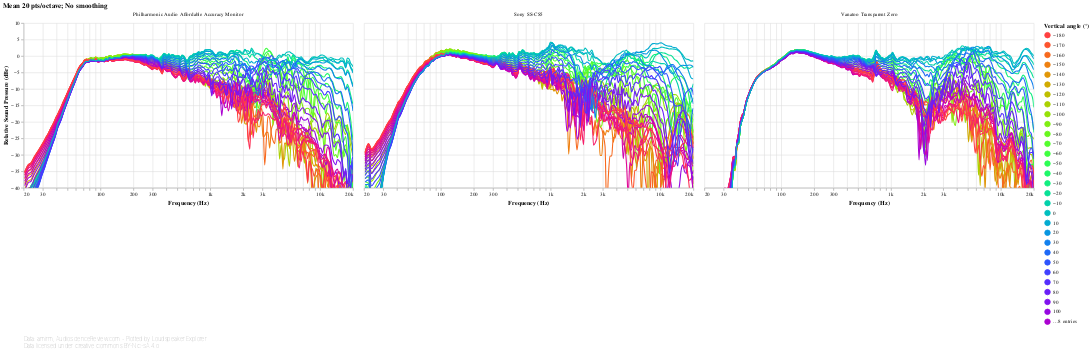

The cell this chart's notebook holds for it:
### Code cell
#@markdown
off_axis_angles_chart('Vertical')

### Figure 1 — Vega-Lite specification as saved in the notebook (floating-point values rounded to 4 significant figures; data arrays with more than 128 entries replaced by an {"elided": "..."} marker saying what was removed)
{"config": {"view": {"continuousWidth": 400, "continuousHeight": 300, "opacity": 0}}, "vconcat": [{"data": {"name": "data-d7f260558f2eb9eec6cdafd9f130917c"}, "facet": {"type": "nominal", "field": "speaker", "title": null}, "spec": {"layer": [{"mark": {"type": "line", "clip": true, "interpolate": "monotone"}, "encoding": {"opacity": {"condition": {"value": 1, "selection": "selector021"}, "value": 0.2}}, "selection": {"selector021": {"type": "multi", "encodings": ["color"], "bind": "legend"}, "selector023": {"type": "interval", "bind": "scales", "encodings": ["x", "y"]}, "selector024": {"type": "single", "fields": ["angle"], "bind": {"input": "range", "max": 180, "min": -170, "name": "Vertical angle selector (°)", "step": 10}, "clear": "dblclick"}, "selector025": {"type": "single", "fields": ["speaker"], "bind": {"input": "select", "options": [null, "Philharmonic Audio Affordable Accuracy Monitor", "Sony SS-CS5", "Vanatoo Transparent Zero"], "labels": ["All", "Philharmonic Audio Affordable Accuracy Monitor", "Sony SS-CS5", "Vanatoo Transparent Zero"], "name": "Speaker: "}}}, "title": {"text": "Mean 20 pts/octave; No smoothing", "anchor": "start"}}, {"mark": {"type": "circle", "clip": true, "size": 100}, "encoding": {"fillOpacity": {"condition": {"value": 0.3, "selection": "selector022"}, "value": 0}}, "selection": {"selector022": {"type": "single", "on": "mouseover", "clear": "mouseout", "empty": "none", "encodings": ["x", "y"]}}, "title": {"text": "Mean 20 pts/octave; No smoothing", "anchor": "start"}}], "encoding": {"color": {"type": "quantitative", "field": "angle", "legend": {"gradientLength": 300, "type": "gradient", "values": [-180, -170, -160, -150, -140, -130, -120, -110, -100, -90, -80, -70, -60, -50, -40, -30, -20, -10, 0, 10, 20, 30, 40, 50, 60, 70, 80, 90, 100, 110, 120, 130, 140, 150, 160, 170, 180]}, "scale": {"domain": [-180, 180], "scheme": "sinebow"}, "title": "Vertical angle (°)"}, "tooltip": [{"type": "nominal", "field": "key", "title": "Vertical angle (°)"}, {"type": "quantitative", "field": "frequency", "format": ".03s", "title": "Frequency (Hz)"}, {"type": "quantitative", "field": "value", "format": ".2f", "title": "Value (dB)"}], "x": {"type": "quantitative", "axis": {"format": "s"}, "field": "frequency", "scale": {"base": 10, "domain": [20, 20000], "nice": false, "type": "log"}, "title": "Frequency (Hz)"}, "y": {"type": "quantitative", "axis": {"grid": true}, "field": "value", "scale": {"domain": [-40, 10]}, "title": ["Relative Sound Pressure (dBr)"]}}, "height": 300, "transform": [{"flatten": ["frequency", "-100", "-10", "-110", "-120", "-130", "-140", "-150", "-160", "-170", "-20", "-30", "-40", "-50", "-60", "-70", "-80", "-90", "+100", "+10", "+110", "+120", "+130", "+140", "+150", "+160", "+170", "+180", "+20", "+30", "+40", "+50", "+60", "+70", "+80", "+90", "+0"]}, {"fold": ["-100", "-10", "-110", "-120", "-130", "-140", "-150", "-160", "-170", "-20", "-30", "-40", "-50", "-60", "-70", "-80", "-90", "+100", "+10", "+110", "+120", "+130", "+140", "+150", "+160", "+170", "+180", "+20", "+30", "+40", "+50", "+60", "+70", "+80", "+90", "+0"]}, {"calculate": "toNumber(datum.key)", "as": "angle"}, {"filter": {"selection": "selector024"}}], "width": 600}, "title": {"text": "Mean 20 pts/octave; No smoothing", "anchor": "start"}, "transform": [{"filter": {"selection": "selector025"}}]}, {"mark": "text", "height": 1, "title": {"text": ["Data: amirm, AudioScienceReview.com - Plotted by Loudspeaker Explorer", "Data licensed under Creative Commons BY-NC-SA 4.0"], "anchor": "start", "color": "gray", "fontSize": 10, "fontWeight": "lighter"}, "width": 600}], "resolve": {"legend": {"color": "independent"}}, "$schema": "https://vega.github.io/schema/vega-lite/v4.8.1.json", "datasets": {"data-d7f260558f2eb9eec6cdafd9f130917c": [{"speaker": "Philharmonic Audio Affordable Accuracy Monitor", "frequency": {"elided": "194 float values"}, "-100": {"elided": "194 float values"}, "-10": {"elided": "194 float values"}, "-110": {"elided": "194 float values"}, "-120": {"elided": "194 float values"}, "-130": {"elided": "194 float values"}, "-140": {"elided": "194 float values"}, "-150": {"elided": "194 float values"}, "-160": {"elided": "194 float values"}, "-170": {"elided": "194 float values"}, "-20": {"elided": "194 float values"}, "-30": {"elided": "194 float values"}, "-40": {"elided": "194 float values"}, "-50": {"elided": "194 float values"}, "-60": {"elided": "194 float values"}, "-70": {"elided": "194 float values"}, "-80": {"elided": "194 float values"}, "-90": {"elided": "194 float values"}, "+100": {"elided": "194 float values"}, "+10": {"elided": "194 float values"}, "+110": {"elided": "194 float values"}, "+120": {"elided": "194 float values"}, "+130": {"elided": "194 float values"}, "+140": {"elided": "194 float values"}, "+150": {"elided": "194 float values"}, "+160": {"elided": "194 float values"}, "+170": {"elided": "194 float values"}, "+180": {"elided": "194 float values"}, "+20": {"elided": "194 float values"}, "+30": {"elided": "194 float values"}, "+40": {"elided": "194 float values"}, "+50": {"elided": "194 float values"}, "+60": {"elided": "194 float values"}, "+70": {"elided": "194 float values"}, "+80": {"elided": "194 float values"}, "+90": {"elided": "194 float values"}, "+0": {"elided": "194 float values"}}, {"speaker": "Sony SS-CS5", "frequency": {"elided": "194 float values"}, "-100": {"elided": "194 float values"}, "-10": {"elided": "194 float values"}, "-110": {"elided": "194 float values"}, "-120": {"elided": "194 float values"}, "-130": {"elided": "194 float values"}, "-140": {"elided": "194 float values"}, "-150": {"elided": "194 float values"}, "-160": {"elided": "194 float values"}, "-170": {"elided": "194 float values"}, "-20": {"elided": "194 float values"}, "-30": {"elided": "194 float values"}, "-40": {"elided": "194 float values"}, "-50": {"elided": "194 float values"}, "-60": {"elided": "194 float values"}, "-70": {"elided": "194 float values"}, "-80": {"elided": "194 float values"}, "-90": {"elided": "194 float values"}, "+100": {"elided": "194 float values"}, "+10": {"elided": "194 float values"}, "+110": {"elided": "194 float values"}, "+120": {"elided": "194 float values"}, "+130": {"elided": "194 float values"}, "+140": {"elided": "194 float values"}, "+150": {"elided": "194 float values"}, "+160": {"elided": "194 float values"}, "+170": {"elided": "194 float values"}, "+180": {"elided": "194 float values"}, "+20": {"elided": "194 float values"}, "+30": {"elided": "194 float values"}, "+40": {"elided": "194 float values"}, "+50": {"elided": "194 float values"}, "+60": {"elided": "194 float values"}, "+70": {"elided": "194 float values"}, "+80": {"elided": "194 float values"}, "+90": {"elided": "194 float values"}, "+0": {"elided": "194 float values"}}, {"speaker": "Vanatoo Transparent Zero", "frequency": {"elided": "194 float values"}, "-100": {"elided": "194 float values"}, "-10": {"elided": "194 float values"}, "-110": {"elided": "194 float values"}, "-120": {"elided": "194 float values"}, "-130": {"elided": "194 float values"}, "-140": {"elided": "194 float values"}, "-150": {"elided": "194 float values"}, "-160": {"elided": "194 float values"}, "-170": {"elided": "194 float values"}, "-20": {"elided": "194 float values"}, "-30": {"elided": "194 float values"}, "-40": {"elided": "194 float values"}, "-50": {"elided": "194 float values"}, "-60": {"elided": "194 float values"}, "-70": {"elided": "194 float values"}, "-80": {"elided": "194 float values"}, "-90": {"elided": "194 float values"}, "+100": {"elided": "194 float values"}, "+10": {"elided": "194 float values"}, "+110": {"elided": "194 float values"}, "+120": {"elided": "194 float values"}, "+130": {"elided": "194 float values"}, "+140": {"elided": "194 float values"}, "+150": {"elided": "194 float values"}, "+160": {"elided": "194 float values"}, "+170": {"elided": "194 float values"}, "+180": {"elided": "194 float values"}, "+20": {"elided": "194 float values"}, "+30": {"elided": "194 float values"}, "+40": {"elided": "194 float values"}, "+50": {"elided": "194 float values"}, "+60": {"elided": "194 float values"}, "+70": {"elided": "194 float values"}, "+80": {"elided": "194 float values"}, "+90": {"elided": "194 float values"}, "+0": {"elided": "194 float values"}}]}}
